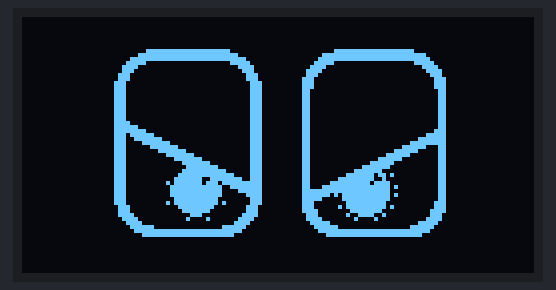
The sketch below on a simulated ESP32. Shown: 128×64 one-colour display.

Above: at 0.1 s.

The sketch:

32OLED.ino
```cpp
#include <U8g2lib.h>
#include <Wire.h>

U8G2_SSD1306_128X64_NONAME_1_HW_I2C u8g2(U8G2_R0, U8X8_PIN_NONE);
const static unsigned char FACE_Angry[] PROGMEM ={0x00,0x00,0x00,0x00,0x00,0x00,0x00,0x00,0x00,0x00,0x00,0x00,0x00,0x00,0x00,0x00,0x00,0x00,0x00,0x00,0x00,0x00,0x00,0x00,0x00,0x00,0x00,0x00,0x00,0x00,0x00,0x00,0x00,0x00,0x00,0x00,0x00,0x00,0x00,0x00,0x00,0x00,0x00,0x00,0x00,0x00,0x00,0x00,0x00,0x00,0x00,0x00,0x00,0x00,0x00,0x00,0x00,0x00,0x00,0x00,0x00,0x00,0x00,0x00,0x00,0x00,0x00,0x00,0x00,0x00,0x00,0x00,0x00,0x00,0x00,0x00,0x00,0x00,0x00,0x00,0x00,0x00,0x00,0x00,0x00,0x00,0x00,0x00,0x00,0x00,0x00,0x00,0x00,0x00,0x00,0x00,0x00,0xF8,0xFF,0xFF,0x00,0x00,0x00,0xFC,0xFF,0x3F,0x00,0x00,0x00,0xFE,0xFF,0xFF,0x03,0x00,0x80,0xFF,0xFF,0xFF,0x01,0x00,0x80,0xFF,0xFF,0xFF,0x0F,0x00,0xC0,0xFF,0xFF,0xFF,0x03,0x00,0xC0,0x07,0x00,0x00,0x1F,0x00,0xE0,0x03,0x00,0xC0,0x07,0x00,0xE0,0x01,0x00,0x00,0x3C,0x00,0xF0,0x00,0x00,0x00,0x0F,0x00,0xE0,0x00,0x00,0x00,0x38,0x00,0x78,0x00,0x00,0x00,0x1E,0x00,0x70,0x00,0x00,0x00,0x70,0x00,0x38,0x00,0x00,0x00,0x1C,0x00,0x70,0x00,0x00,0x00,0x70,0x00,0x1C,0x00,0x00,0x00,0x38,0x00,0x38,0x00,0x00,0x00,0xE0,0x00,0x1C,0x00,0x00,0x00,0x38,0x00,0x38,0x00,0x00,0x00,0xE0,0x00,0x1C,0x00,0x00,0x00,0x38,0x00,0x38,0x00,0x00,0x00,0xE0,0x00,0x0C,0x00,0x00,0x00,0x30,0x00,0x38,0x00,0x00,0x00,0xE0,0x00,0x0C,0x00,0x00,0x00,0x30,0x00,0x38,0x00,0x00,0x00,0xE0,0x00,0x0C,0x00,0x00,0x00,0x30,0x00,0x38,0x00,0x00,0x00,0xE0,0x00,0x0C,0x00,0x00,0x00,0x30,0x00,0x38,0x00,0x00,0x00,0xE0,0x00,0x0C,0x00,0x00,0x00,0x30,0x00,0x38,0x00,0x00,0x00,0xE0,0x00,0x0C,0x00,0x00,0x00,0x30,0x00,0x38,0x00,0x00,0x00,0xE0,0x00,0x0C,0x00,0x00,0x00,0x30,0x00,0x38,0x00,0x00,0x00,0xE0,0x00,0x0C,0x00,0x00,0x00,0x30,0x00,0x78,0x00,0x00,0x00,0xE0,0x00,0x0C,0x00,0x00,0x00,0x30,0x00,0xF8,0x01,0x00,0x00,0xE0,0x00,0x0C,0x00,0x00,0x00,0x30,0x00,0xF8,0x07,0x00,0x00,0xE0,0x00,0x0C,0x00,0x00,0x00,0x38,0x00,0xB8,0x1F,0x00,0x00,0xE0,0x00,0x0C,0x00,0x00,0x00,0x3E,0x00,0x38,0x7F,0x00,0x00,0xE0,0x00,0x0C,0x00,0x00,0x80,0x3F,0x00,0x38,0xFC,0x01,0x00,0xE0,0x00,0x0C,0x00,0x00,0xE0,0x3F,0x00,0x38,0xF0,0x07,0x00,0xE0,0x00,0x0C,0x00,0x00,0xF8,0x31,0x00,0x38,0xC0,0x1F,0x00,0xE0,0x00,0x0C,0x00,0x00,0x7E,0x30,0x00,0x38,0x00,0x7F,0x00,0xE0,0x00,0x0C,0x00,0x80,0x1F,0x30,0x00,0x38,0x00,0xFC,0x01,0xE0,0x00,0x0C,0x00,0xE0,0x07,0x30,0x00,0x38,0x00,0xF0,0x07,0xE0,0x00,0x0C,0x00,0xF8,0x01,0x30,0x00,0x38,0x00,0xE0,0x1F,0xE0,0x00,0x0C,0x00,0xFE,0x00,0x30,0x00,0x38,0x00,0xF0,0x7F,0xE0,0x00,0x0C,0x80,0x3F,0x00,0x30,0x00,0x38,0x00,0xF8,0xFF,0xE1,0x00,0x0C,0xE0,0x6F,0x01,0x30,0x00,0x38,0x00,0xFC,0xF9,0xE7,0x00,0x0C,0xF8,0x4F,0x00,0x30,0x00,0x38,0x00,0xFD,0xDD,0xFF,0x00,0x0C,0xFE,0xF7,0x00,0x30,0x00,0x38,0x00,0xFE,0x3F,0xFF,0x00,0x8C,0xFF,0xFF,0x02,0x30,0x00,0x38,0x00,0xFE,0x3F,0xFC,0x00,0xFC,0xFF,0xFF,0x00,0x30,0x00,0x38,0x00,0xFE,0x3F,0xF0,0x00,0xFC,0xF5,0xFF,0x02,0x30,0x00,0x38,0x00,0xFC,0x1F,0xE0,0x00,0x7C,0xF0,0xFF,0x00,0x30,0x00,0x38,0x00,0xFD,0x5F,0xE0,0x00,0x1C,0xE0,0x7F,0x00,0x38,0x00,0x70,0x00,0xF8,0x0F,0x70,0x00,0x1C,0xE8,0x7F,0x01,0x38,0x00,0x70,0x00,0xF0,0x07,0x70,0x00,0x3C,0xC0,0x3F,0x00,0x3C,0x00,0xF0,0x00,0xC0,0x01,0x78,0x00,0x38,0x20,0x4F,0x00,0x1C,0x00,0xE0,0x01,0x20,0x04,0x3C,0x00,0x78,0x80,0x10,0x00,0x1E,0x00,0xC0,0x03,0x00,0x00,0x1E,0x00,0xF0,0x01,0x00,0x80,0x0F,0x00,0x80,0x1F,0x00,0xC0,0x0F,0x00,0xE0,0x07,0x00,0xE0,0x07,0x00,0x00,0xFF,0xFF,0xFF,0x07,0x00,0xC0,0xFF,0xFF,0xFF,0x03,0x00,0x00,0xFC,0xFF,0xFF,0x01,0x00,0x00,0xFF,0xFF,0xFF,0x00,0x00,0x00,0x00,0x00,0x00,0x00,0x00,0x00,0x00,0x00,0x00,0x00,0x00,0x00,0x00,0x00,0x00,0x00,0x00,0x00,0x00,0x00,0x00,0x00,0x00,0x00,0x00,0x00,0x00,0x00,0x00,0x00,0x00,0x00,0x00,0x00,0x00,0x00,0x00,0x00,0x00,0x00,0x00,0x00,0x00,0x00,0x00,0x00,0x00,0x00,0x00,0x00,0x00,0x00,0x00,0x00,0x00,0x00,0x00,0x00,0x00,0x00,0x00,0x00,0x00,0x00,0x00,0x00,0x00,0x00,0x00,0x00,0x00,0x00,0x00,0x00,0x00,0x00,0x00,0x00,0x00,0x00,0x00,0x00,0x00,0x00,0x00,0x00,0x00,0x00,0x00,0x00,0x00,0x00,0x00,0x00,0x00,0x00,0x00,0x00,0x00,0x00,0x00,0x00,0x00,0x00,0x00,0x00,0x00 };

void page1() {
  u8g2.drawXBMP(20,0,89,64,FACE_Angry);
}

void setup(){
  u8g2.begin();
}

void loop(){
  u8g2.firstPage();
  do
  {
    page1();
  }while(u8g2.nextPage());

}
```
